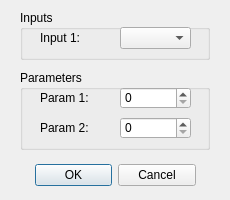
<?xml version="1.0" encoding="UTF-8"?>
<ui version="4.0">
 <class>Dialog_AddIndicator_Parameters</class>
 <widget class="QDialog" name="Dialog_AddIndicator_Parameters">
  <property name="geometry">
   <rect>
    <x>0</x>
    <y>0</y>
    <width>230</width>
    <height>200</height>
   </rect>
  </property>
  <property name="windowTitle">
   <string>Dialog</string>
  </property>
  <widget class="QDialogButtonBox" name="buttonBox">
   <property name="geometry">
    <rect>
     <x>35</x>
     <y>160</y>
     <width>161</width>
     <height>30</height>
    </rect>
   </property>
   <property name="orientation">
    <enum>Qt::Horizontal</enum>
   </property>
   <property name="standardButtons">
    <set>QDialogButtonBox::Cancel|QDialogButtonBox::Ok</set>
   </property>
  </widget>
  <widget class="QGroupBox" name="groupBox_inputs">
   <property name="geometry">
    <rect>
     <x>20</x>
     <y>10</y>
     <width>190</width>
     <height>50</height>
    </rect>
   </property>
   <property name="title">
    <string>Inputs</string>
   </property>
   <widget class="QLabel" name="label_inpu1">
    <property name="geometry">
     <rect>
      <x>20</x>
      <y>20</y>
      <width>71</width>
      <height>16</height>
     </rect>
    </property>
    <property name="text">
     <string>Input 1:</string>
    </property>
   </widget>
   <widget class="QComboBox" name="comboBox_input1">
    <property name="geometry">
     <rect>
      <x>100</x>
      <y>17</y>
      <width>71</width>
      <height>22</height>
     </rect>
    </property>
   </widget>
  </widget>
  <widget class="QGroupBox" name="groupBox_parameters">
   <property name="geometry">
    <rect>
     <x>20</x>
     <y>70</y>
     <width>190</width>
     <height>80</height>
    </rect>
   </property>
   <property name="title">
    <string>Parameters</string>
   </property>
   <widget class="QLabel" name="label_2">
    <property name="geometry">
     <rect>
      <x>20</x>
      <y>20</y>
      <width>71</width>
      <height>16</height>
     </rect>
    </property>
    <property name="text">
     <string>Param 1:</string>
    </property>
   </widget>
   <widget class="QLabel" name="label_3">
    <property name="geometry">
     <rect>
      <x>20</x>
      <y>50</y>
      <width>71</width>
      <height>16</height>
     </rect>
    </property>
    <property name="text">
     <string>Param 2:</string>
    </property>
   </widget>
   <widget class="QSpinBox" name="spinBox_param1">
    <property name="geometry">
     <rect>
      <x>100</x>
      <y>17</y>
      <width>71</width>
      <height>22</height>
     </rect>
    </property>
   </widget>
   <widget class="QSpinBox" name="spinBox_param2">
    <property name="geometry">
     <rect>
      <x>100</x>
      <y>47</y>
      <width>71</width>
      <height>22</height>
     </rect>
    </property>
   </widget>
  </widget>
 </widget>
 <resources/>
 <connections>
  <connection>
   <sender>buttonBox</sender>
   <signal>accepted()</signal>
   <receiver>Dialog_AddIndicator_Parameters</receiver>
   <slot>accept()</slot>
   <hints>
    <hint type="sourcelabel">
     <x>248</x>
     <y>254</y>
    </hint>
    <hint type="destinationlabel">
     <x>157</x>
     <y>274</y>
    </hint>
   </hints>
  </connection>
  <connection>
   <sender>buttonBox</sender>
   <signal>rejected()</signal>
   <receiver>Dialog_AddIndicator_Parameters</receiver>
   <slot>reject()</slot>
   <hints>
    <hint type="sourcelabel">
     <x>316</x>
     <y>260</y>
    </hint>
    <hint type="destinationlabel">
     <x>286</x>
     <y>274</y>
    </hint>
   </hints>
  </connection>
 </connections>
</ui>
